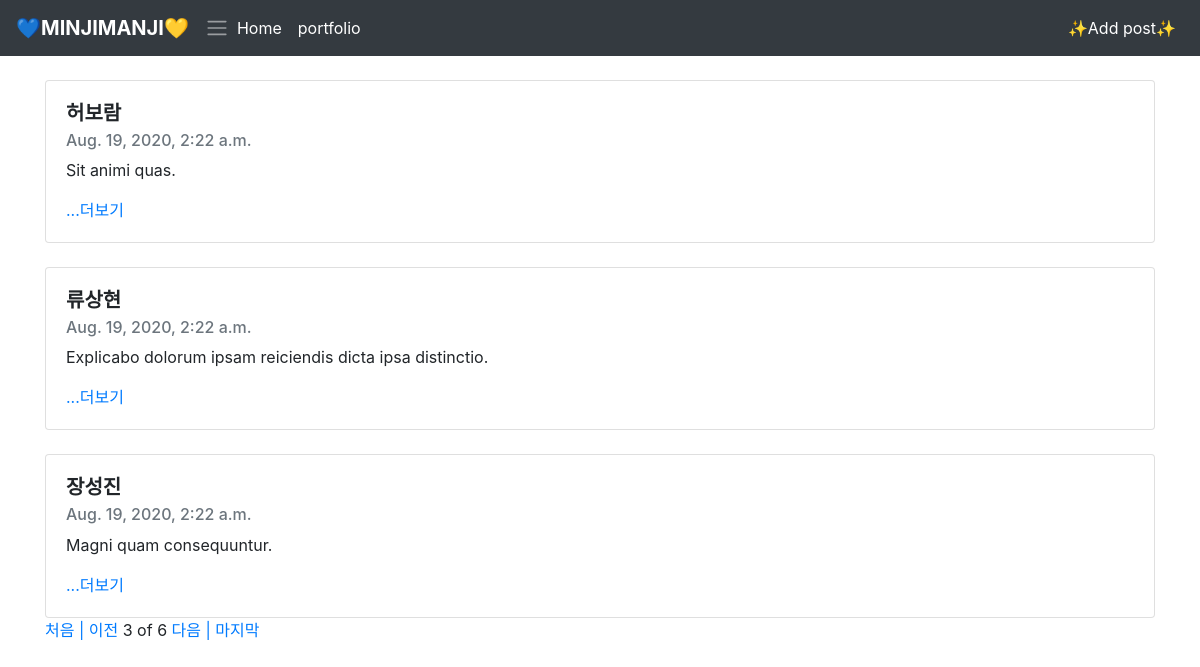
/?page=3, run on the app's committed database.
### blog/models.py (models this page shows, shortened)
class Post(models.Model):
    title = models.CharField(max_length=200)
    pub_date = models.DateTimeField('date published')
    body = models.TextField()
    def summary(self):
        return self.body[:100]

### blog/views.py (the view)
# urls.py: 2. Add a URL to urlpatterns:  path('', views.home, name='home')
def home(request):
    posts = Post.objects
    posts_list = Post.objects.all()
    paginator = Paginator(posts_list, 3)
    page = request.GET.get('page')
    posts_num = paginator.get_page(page)
    return render(request, 'home.html', {'posts':posts_num, 'blogs':posts})

### blog/templates/home.html (shortened to what this page needs)
<!DOCTYPE html>
<html lang="en">
<head>
    <link rel="stylesheet" href="//maxcdn.bootstrapcdn.com/bootstrap/4.1.1/css/bootstrap.min.css" id="bootstrap-css">
</head>
<body>
    <nav class="navbar navbar-icon-top navbar-expand-lg navbar-dark bg-dark">
        <a class="navbar-brand" href="#"><strong>💙MINJIMANJI💛</strong></a>
            <span class="navbar-toggler-icon"></span>
        <div class="collapse navbar-collapse" id="navbarSupportedContent">
            <ul class="navbar-nav mr-auto">
                <li class="nav-item active">
                    <a class="nav-link" href="#">
                        Home
                    </a>
                </li>
                <li class="nav-item active">
                    <a class="nav-link" href="{% url 'portfolio' %}">
                        portfolio
                    </a>
                </li>
            </ul>
            <ul class="navbar-nav">
                <li class="nav-item active">
                    <a class="nav-link" href="{% url 'new' %}">
                        ✨Add post✨
                    </a>
                </li>
            </ul>
        </div>
    </nav>
{% block content %}
    <div class="container">
        {% for post in posts %}
            <br>
            <div class="card">
                <div class="card-body">
                    <h5 class="card-title"><strong>{{ post.title }}</strong></h5>
                    <h6 class="card-subtitle mb-2 text-muted">{{ post.pub_date }}</h6>
                    <p class="card-text">{{ post.summary }}</p>
                    <a href = "{%url 'detail' post.id %}" id="card-link">...더보기</a>
                </div>
            </div>
        {% endfor %}
        {% if posts.has_previous %}
        <a href="?page=1"> 처음 | </a>
        <a href="?page={{posts.previous_page_number}}">이전</a>
        {%endif%}
        <span> {{ posts.number }}</span>
        <span> of </span>
        <span> {{ posts.paginator.num_pages }}</span>
        {%if posts.has_next%}
        <a href="?page={{posts.next_page_number}}"> 다음 | </a>
        <a href="?page={{posts.paginator.num_pages}}">마지막</a>
        {%endif%}
    </div>
{% endblock %}
<br>
</body>
</html>

### data on the page
Post: title "허보람", pub_date "Aug. 19, 2020, 2:22 a.m.", summary "Sit animi quas."
Post: title "류상현", pub_date "Aug. 19, 2020, 2:22 a.m.", summary "Explicabo dolorum ipsam reiciendis dicta ipsa distinctio."
Post: title "장성진", pub_date "Aug. 19, 2020, 2:22 a.m.", summary "Magni quam consequuntur."

### other printed values
{{ posts.number }} "3"
{{ posts.paginator.num_pages }} "6"
